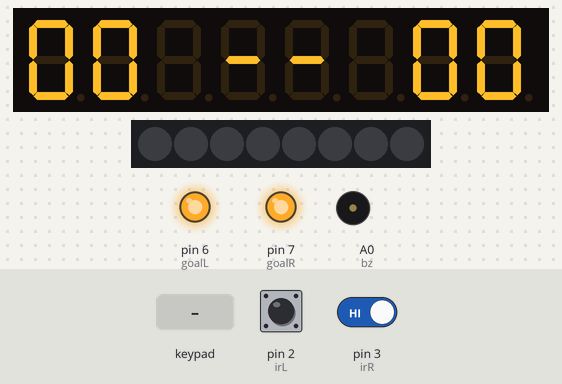
This sketch was run on a simulated Arduino Uno, built with avr-gcc and run on an emulated ATmega328P. On the bench: 8-digit seven-segment display, 8 RGB LEDs in strip order, left to right, output pins drawn as LEDs (lit = HIGH), buzzer (waves = sounding). Inputs (shaded band) come from the test bench; at power-on: pin 2 (irL) HIGH, pin 3 (irR) HIGH.

Above: at 1.7 s.
1.8 s: key '2' pressed
At 3.0 s:
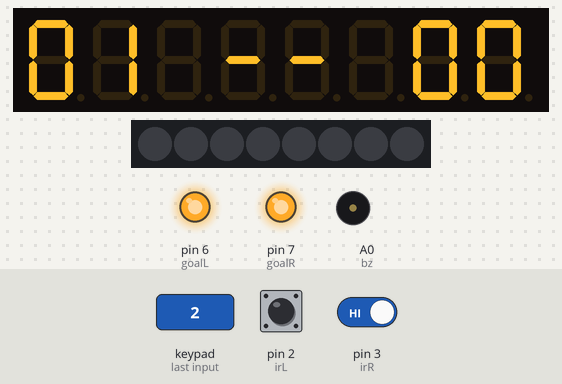
3.3 s: keypad keys 2 5 pressed 0.4 s apart
At 4.3 s:
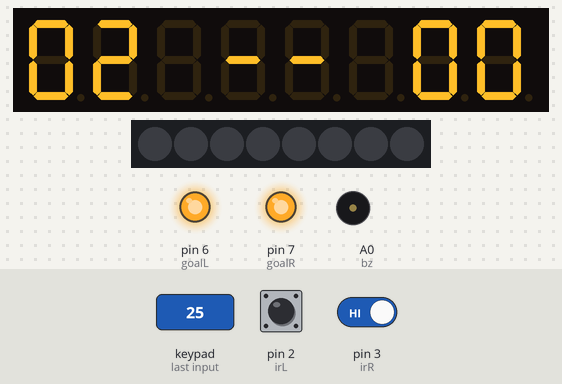
5.6 s: key '8' pressed
At 6.1 s:
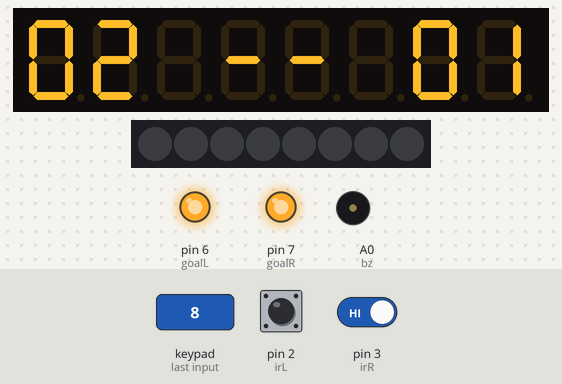
7.1 s: keypad keys 1 2 pressed 0.4 s apart
At 7.3 s:
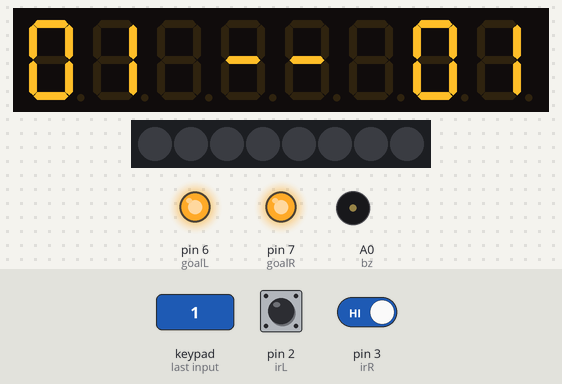
9.4 s: pin 2 (irL) pulsed LOW 5 times (0.12 s each, 0.3 s apart)
At 10.9 s:
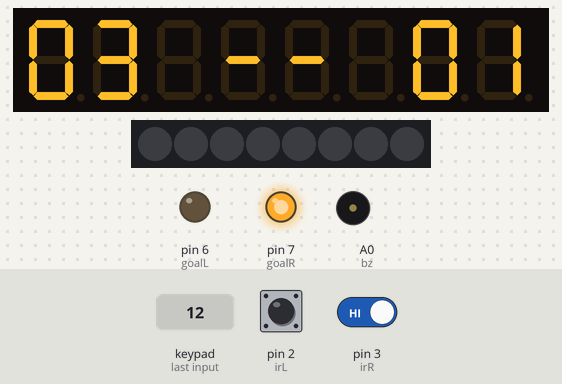
13.8 s: pin 3 (irR) driven LOW
At 14.7 s:
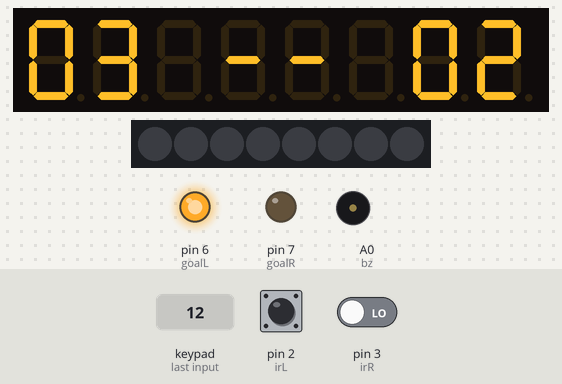
Timing chart, 0 to 17.3 s (numbered marks = the images above; inputs shaded):
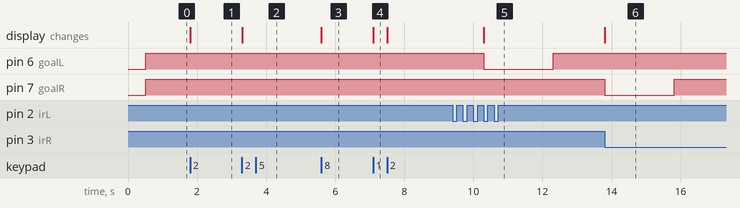

The sketch:

score.ino
```cpp
#include <TM1638.h>

// variables

// inputs for IR beam break detector (Left and Right)
// mapped to interrupt pins INT0 and INT1
int irL=2;
int irR=3;

// pins for goal indicator LEDs digital output D4 and D5
int goalL=6;
int goalR=7;


// pins for the TM1638 display module from DX
int clk=8;
int dio=9;
int stb0=10;

// pin for (goal) buzzer
int bz=A0;

// counter for goals
volatile int goalcounterL=0;
volatile int goalcounterR=0;
// and something to keep track of to play goal horn
int previousgoalL=0;
int previousgoalR=0;

// set up custom numbers for display
// displayDigits[0] = 63 which displays a 0
// displayDigits[1] = 6 which displays a 1
// displayDigits[2] = 91 which displays a 2...etc
// Add 128 to value to display the same number with a dp following it.
// e.g. display a 2 with 91, display a 2. with 91+128=219
byte displayDigits[] = {63,6,91,79,102,109,124,7,127,103 };

// set up placeholders for display with "-" in the middle
byte values[] = { 0,0,0,64,64,0,0,0 };

// location to display goal scores
int dispL=1;
int dispR=7;

// variable to read buttons
byte buttons=0;
byte prevbuttons=0;


// some debouncing for interrupts
long debouncing_time = 10000; //Debouncing Time in Milliseconds - give time to remove ball without tripping beam break
volatile unsigned long last_microsL;
volatile unsigned long last_microsR;

// initialize module
TM1638 module(dio,clk,stb0);

void goalhorn(int,int);

void setup() {
// initialize pins
pinMode(irL,INPUT_PULLUP);
pinMode(irR,INPUT_PULLUP);

pinMode(goalL,OUTPUT);
pinMode(goalR,OUTPUT);

pinMode(bz,OUTPUT);
reset();

// attach interrupts for goal detection
attachInterrupt(digitalPinToInterrupt(irL), goalscoredL, FALLING);
attachInterrupt(digitalPinToInterrupt(irR), goalscoredR, FALLING);

}

void loop() {
buttons=module.getButtons();
if (buttons != prevbuttons) {
  prevbuttons=buttons;
  switch (buttons) {
    case (1):
      goalcounterL--;
      if (goalcounterL<0) goalcounterL=0;
      previousgoalL=goalcounterL; // suppress goal horn
      break;
    case (2):
      goalcounterL++;
      if (goalcounterL>99) goalcounterL=99;
      previousgoalL=goalcounterL; // suppress goal horn
      break;
    case (64):
      goalcounterR--;
      if (goalcounterR<0) goalcounterR=0;
      previousgoalR=goalcounterR; // suppress goal horn
      break;
    case (128):
      goalcounterR++;
      if (goalcounterR>99) goalcounterR=99;
      previousgoalR=goalcounterR; // suppress goal horn
      break;
    case (8):
      reset();
      break;
  }
}

updatedisplay();

if (previousgoalL != goalcounterL) {
  updatedisplay();
  goalhorn(200,1);
  previousgoalL=goalcounterL;
}
if (previousgoalR!= goalcounterR) {
  updatedisplay();
  goalhorn(200,2);
  previousgoalR=goalcounterR;
}


}


void reset() { // resets all to start mode

//note: on my module, the green and red seem to be reversed
module.setLED(TM1638_COLOR_RED, 0);  // set LED number x to red
module.setLED(TM1638_COLOR_RED, 1); // set LED number x to red
module.setLED(TM1638_COLOR_GREEN, 6);  // set LED number x to green
module.setLED(TM1638_COLOR_GREEN, 7); // set LED number x to green
module.clearDisplay();
module.setupDisplay(true,3);
goalcounterL=0;
goalcounterR=0;
previousgoalR=goalcounterR; // suppress goal horn
previousgoalL=goalcounterL; // suppress goal horn
digitalWrite(goalL,LOW);
digitalWrite(goalR,LOW);
updatedisplay();
goalhorn(50,3);
}

void updatedisplay() {
  int L1=0;
  int L2=0;
  int R1=0;
  int R2=0;
  if (goalcounterL>9) {
    if (goalcounterL > 99) {
      goalcounterL=0;
      L1=0;
      L2=0;
      } else {
      L1 = (int)(goalcounterL/10);
      L2 = goalcounterL-L1*10;
    }
  } else {
    L2=goalcounterL;
  }
  if (goalcounterR>9) {
    if (goalcounterR > 99) {
      goalcounterR=0;
      R1=0;
      R2=0;
      } else {
      R1 = (int)(goalcounterR/10);
      R2 = goalcounterR-R1*10;
    }
  } else {
    R2=goalcounterR;
  }
  values[dispL-1] = displayDigits[L1];
  values[dispL] = displayDigits[L2];
  values[dispR-1] = displayDigits[R1];
  values[dispR] = displayDigits[R2];
  module.setDisplay(values);
}

void goalscoredL() {
  if((long)(micros() - last_microsL) >= debouncing_time * 1000) {
    goalcounterL++;
    if (goalcounterL>99) goalcounterL=99;
    last_microsL = micros();
  }
}

void goalscoredR() {
  if((long)(micros() - last_microsR) >= debouncing_time * 1000) {
    goalcounterR++;
    if (goalcounterR>99) goalcounterR=99;
    last_microsR = micros();
  }
}


void goalhorn(int standard=500,int which=3) {
  switch (which) {
    case (1):
      digitalWrite(goalL,LOW);
      break;
    case (2):
      digitalWrite(goalR,LOW);
      break;
    default:
      digitalWrite(goalL,LOW);
      digitalWrite(goalR,LOW);
      break;
  }
  for (int i=0;i<=standard;i++) {
    tone (bz,2000,5);
    delay(10);
  }
  digitalWrite(goalL,HIGH);
  digitalWrite(goalR,HIGH);
}
```

Measured:
- after the input at 1.8 s, the display: changes at once (image 1)
- after the input at 3.3 s, the display: changes at once (image 2)
- after the input at 5.6 s, the display: changes at once (image 3)
- after the input at 7.1 s, the display: changes at once (image 4)
- after the input at 9.4 s, pin 6 (goalL): HIGH → LOW after 0.90 s, → HIGH 2.0 s later; the display: changes after 0.90 s (image 5)
- after the input at 13.8 s, pin 7 (goalR): HIGH → LOW at once, → HIGH 2.0 s later; the display: changes at once (image 6)
